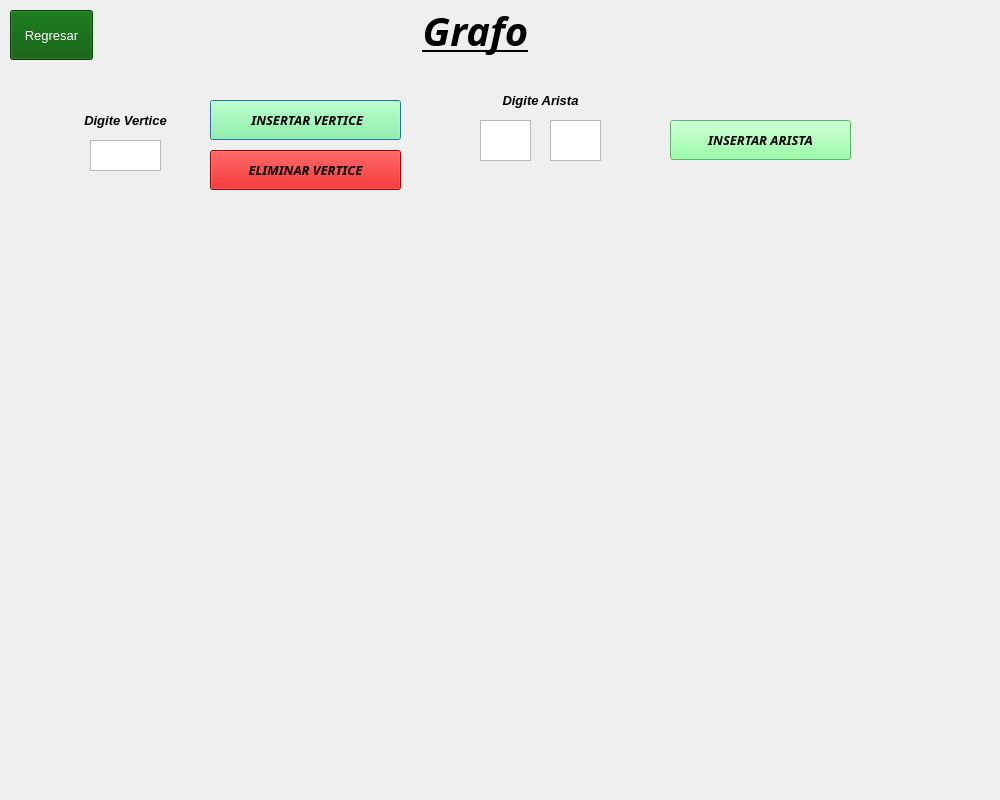
<?xml version="1.0" encoding="UTF-8"?>
<ui version="4.0">
 <class>GraphDialog</class>
 <widget class="QDialog" name="GraphDialog">
  <property name="geometry">
   <rect>
    <x>0</x>
    <y>0</y>
    <width>1000</width>
    <height>800</height>
   </rect>
  </property>
  <property name="windowTitle">
   <string>Dialog</string>
  </property>
  <widget class="QLabel" name="label">
   <property name="geometry">
    <rect>
     <x>350</x>
     <y>0</y>
     <width>251</width>
     <height>61</height>
    </rect>
   </property>
   <property name="font">
    <font>
     <family>Rockwell</family>
     <pointsize>30</pointsize>
     <italic>true</italic>
     <bold>true</bold>
     <underline>true</underline>
    </font>
   </property>
   <property name="text">
    <string>Grafo</string>
   </property>
   <property name="alignment">
    <set>Qt::AlignCenter</set>
   </property>
  </widget>
  <widget class="QLabel" name="label_2">
   <property name="geometry">
    <rect>
     <x>50</x>
     <y>110</y>
     <width>151</width>
     <height>20</height>
    </rect>
   </property>
   <property name="font">
    <font>
     <pointsize>10</pointsize>
     <italic>true</italic>
     <bold>true</bold>
     <underline>false</underline>
    </font>
   </property>
   <property name="text">
    <string>Digite Vertice</string>
   </property>
   <property name="alignment">
    <set>Qt::AlignCenter</set>
   </property>
  </widget>
  <widget class="QLabel" name="label_3">
   <property name="geometry">
    <rect>
     <x>470</x>
     <y>90</y>
     <width>141</width>
     <height>20</height>
    </rect>
   </property>
   <property name="font">
    <font>
     <pointsize>10</pointsize>
     <italic>true</italic>
     <bold>true</bold>
    </font>
   </property>
   <property name="text">
    <string>Digite Arista</string>
   </property>
   <property name="alignment">
    <set>Qt::AlignCenter</set>
   </property>
  </widget>
  <widget class="QTextEdit" name="txt_value">
   <property name="geometry">
    <rect>
     <x>90</x>
     <y>140</y>
     <width>71</width>
     <height>31</height>
    </rect>
   </property>
   <property name="cursor" stdset="0">
    <cursorShape>IBeamCursor</cursorShape>
   </property>
  </widget>
  <widget class="QTextEdit" name="txt_value2">
   <property name="geometry">
    <rect>
     <x>480</x>
     <y>120</y>
     <width>51</width>
     <height>41</height>
    </rect>
   </property>
   <property name="cursor" stdset="0">
    <cursorShape>IBeamCursor</cursorShape>
   </property>
  </widget>
  <widget class="QTextEdit" name="txt_value3">
   <property name="geometry">
    <rect>
     <x>550</x>
     <y>120</y>
     <width>51</width>
     <height>41</height>
    </rect>
   </property>
   <property name="cursor" stdset="0">
    <cursorShape>IBeamCursor</cursorShape>
   </property>
  </widget>
  <widget class="QPushButton" name="btn_insert">
   <property name="geometry">
    <rect>
     <x>210</x>
     <y>100</y>
     <width>191</width>
     <height>40</height>
    </rect>
   </property>
   <property name="font">
    <font>
     <family>Rockwell</family>
     <pointsize>10</pointsize>
     <italic>true</italic>
     <bold>true</bold>
    </font>
   </property>
   <property name="cursor">
    <cursorShape>PointingHandCursor</cursorShape>
   </property>
   <property name="styleSheet">
    <string notr="true">
background-color: rgb(124, 255, 144);
color: rgb(0, 0, 0);
</string>
   </property>
   <property name="text">
    <string> INSERTAR VERTICE</string>
   </property>
  </widget>
  <widget class="QPushButton" name="btn_delete">
   <property name="geometry">
    <rect>
     <x>210</x>
     <y>150</y>
     <width>191</width>
     <height>40</height>
    </rect>
   </property>
   <property name="font">
    <font>
     <family>Rockwell</family>
     <pointsize>10</pointsize>
     <italic>true</italic>
     <bold>true</bold>
    </font>
   </property>
   <property name="cursor">
    <cursorShape>PointingHandCursor</cursorShape>
   </property>
   <property name="mouseTracking">
    <bool>false</bool>
   </property>
   <property name="tabletTracking">
    <bool>false</bool>
   </property>
   <property name="styleSheet">
    <string notr="true">background-color: rgb(214, 0, 0);
color: rgb(0, 0, 0);
</string>
   </property>
   <property name="text">
    <string>ELIMINAR VERTICE</string>
   </property>
  </widget>
  <widget class="QLabel" name="label_4">
   <property name="geometry">
    <rect>
     <x>40</x>
     <y>220</y>
     <width>891</width>
     <height>491</height>
    </rect>
   </property>
   <property name="text">
    <string/>
   </property>
   <property name="alignment">
    <set>Qt::AlignCenter</set>
   </property>
  </widget>
  <widget class="QPushButton" name="btn_insertA">
   <property name="geometry">
    <rect>
     <x>670</x>
     <y>120</y>
     <width>181</width>
     <height>40</height>
    </rect>
   </property>
   <property name="font">
    <font>
     <family>Rockwell</family>
     <pointsize>10</pointsize>
     <italic>true</italic>
     <bold>true</bold>
    </font>
   </property>
   <property name="cursor">
    <cursorShape>PointingHandCursor</cursorShape>
   </property>
   <property name="styleSheet">
    <string notr="true">background-color: rgb(124, 255, 144);
color: rgb(0, 0, 0);
</string>
   </property>
   <property name="text">
    <string>INSERTAR ARISTA</string>
   </property>
  </widget>
  <widget class="QPushButton" name="btn_regresarG">
   <property name="geometry">
    <rect>
     <x>10</x>
     <y>10</y>
     <width>83</width>
     <height>50</height>
    </rect>
   </property>
   <property name="font">
    <font>
     <pointsize>10</pointsize>
    </font>
   </property>
   <property name="cursor">
    <cursorShape>PointingHandCursor</cursorShape>
   </property>
   <property name="styleSheet">
    <string notr="true">color: rgb(255, 255, 255);
background-color: rgb(0, 85, 0);
</string>
   </property>
   <property name="text">
    <string>Regresar</string>
   </property>
  </widget>
 </widget>
 <resources/>
 <connections/>
</ui>
